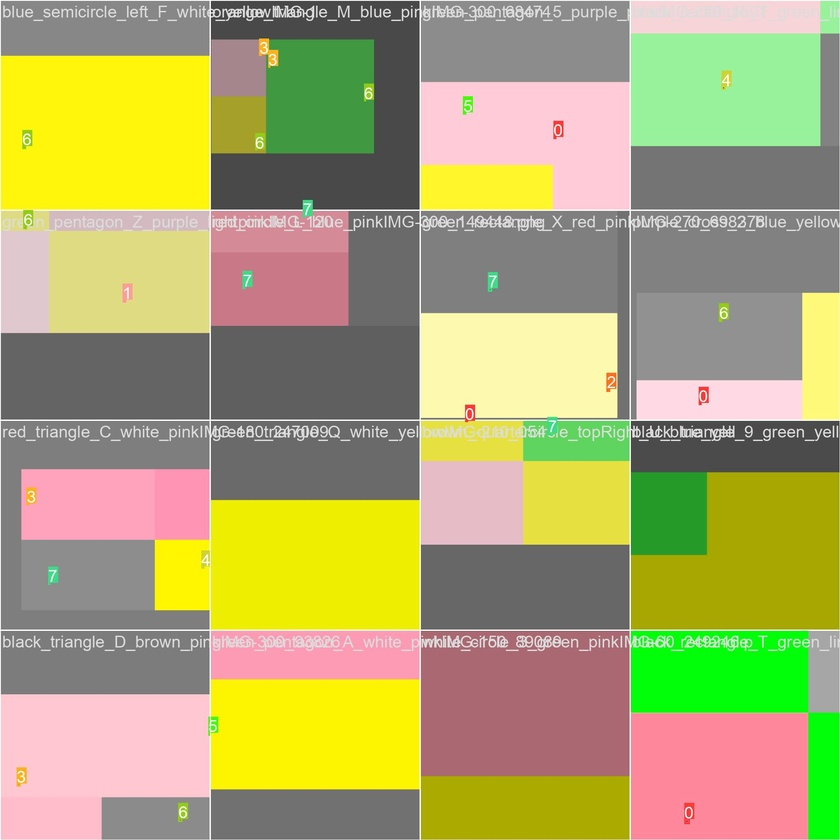
#> input picture SUAS_Competition_2024/object_recognition_src/exp17/train_batch0.jpg, 840 x 840 px, shrunk from 1920 x 1920 before the run
$ python TextAndColorDet.py ../exp17/train_batch0.jpg
#> lines starting #> are read from the running program, lines starting #| are printed output that depends on the picture
from PIL import Image
import matplotlib.pyplot as plt
import cv2
import argparse
import time

COLORS = {
    "red": (172, 0, 0),
    "green": (0, 172, 0),
    "blue": (0, 0, 172),
    "black": (-50, -50, -50),
    "purple": (128, 0, 128),
    "white": (255, 255, 255),
    "orange": (255, 165, 0),
    "brown": (150, 75, 0),
}


def adjust_contrast_brightness(
    img: Image, contrast: float = 1.0, brightness: int = 0
) -> Image:
    """
    Adjusts contrast and brightness of a uint8 image.
    contrast: (0.0, inf) with 1.0 leaving the contrast as is
    brightness: [-255, 255] with 0 leaving the brightness as is
    """
    brightness += int(round(255 * (1 - contrast) / 2))
    return cv2.addWeighted(img, contrast, img, 0, brightness)


def closest_color(requested_color: list) -> str:
    """This function gets the closest color name to an rgb value. For example:
    we know rgb(0,0,0) is black and rgb(0,0,255) is blue, if we get an unknown
    rgb value, this function would get the closest corresponding color name based
    on a pre-defined list of SUAS-allowed colors.

    Args:
        requested_color (list): RGB value

    Returns:
        String: Corresponding color name for the RGB value
    """
    min_colors = {}
    for color_name, color_rgb in COLORS.items():
        rd = (color_rgb[0] - requested_color[0]) ** 2
        gd = (color_rgb[1] - requested_color[1]) ** 2
        bd = (color_rgb[2] - requested_color[2]) ** 2
        min_colors[(rd + gd + bd)] = color_name
    return min_colors[min(min_colors.keys())]


parser = argparse.ArgumentParser(description="Process an Image file.")
parser.add_argument(
    "ImagePath", metavar="path", type=str, help="the path to an image file"
)
args = parser.parse_args()

if args.ImagePath is None:
    print("Please provide the path to an image file.")
    exit()

start_time = time.time()
im = cv2.imread(args.ImagePath, 1)
#> im is the input picture: shape (840, 840, 3); mean B, G, R 110.1, 167.7, 172.8
# plt.imshow(im)
# plt.show()
height, width, _ = im.shape
#> height = 840; width = 840

# Calculate the coordinates for cropping
x1 = (width - 300) // 2
#> x1 = 270
y1 = (height - 300) // 2
#> y1 = 270
x2 = x1 + 300
#> x2 = 570
y2 = y1 + 300
#> y2 = 570

# Crop the middle region
cropped = im[y1:y2, x1:x2]
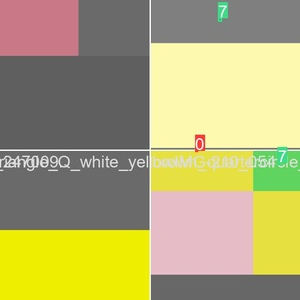
#> cropped: shape (300, 300, 3); mean B, G, R 115, 169.2, 176
# plt.imshow(cropped)
# plt.show()
adjusted = adjust_contrast_brightness(cropped, 3, -120)
#> in adjust_contrast_brightness, `return cv2.addWeighted(img, contrast, img, 0, brightness)`:
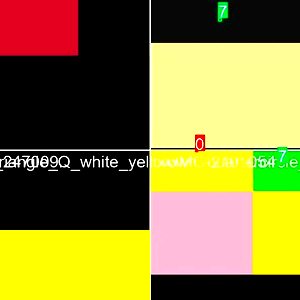
#> returned value: shape (300, 300, 3); mean of channels 0, 1, 2 54, 125.1, 137.3; drawn as B, G, R

rgb_image = cv2.cvtColor(adjusted, cv2.COLOR_BGR2RGB)
pil_img = Image.fromarray(rgb_image)
result = pil_img.point(lambda i: (i - 70) * 255 / (255 - 70) if (i > 70) else 0)
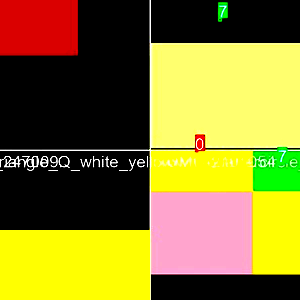
#> result: PIL image 300x300 RGB; mean R, G, B 135.5, 121.6, 42.6
pil_img = result
# plt.imshow(pil_img)
# plt.show()
# Quantize down to 2-color palettized image using "Fast Octree" method
q = pil_img.quantize(colors=2, method=2)
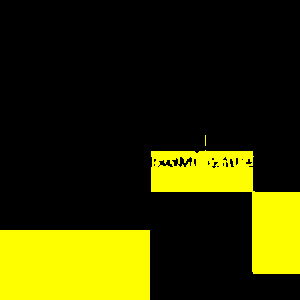
#> q: PIL image 300x300 P; mean R, G, B 51.8, 51.8, 0
end_time = time.time()
plt.imshow(q)
plt.show()
# Get the first 2 colors (each represented by 3 RGB entries) from the palette
colors = q.getpalette()[:6]
#> colors = [0, 0, 0, 254, 254, 0]
# colors = [color for color in colors]
# Interpret the colors
print(f"First color: RGB {colors[:3]} =", closest_color(colors[:3]))
#| First color: RGB [0, 0, 0] = black
print(f"Second color: RGB {colors[3:]} =", closest_color(colors[3:]))
#| Second color: RGB [254, 254, 0] = orange

print(f"The script took {end_time-start_time:.5f} seconds to run.")

$ run again, on SUAS_Competition_2024/object_recognition_src/exp17/train_batch2.jpg
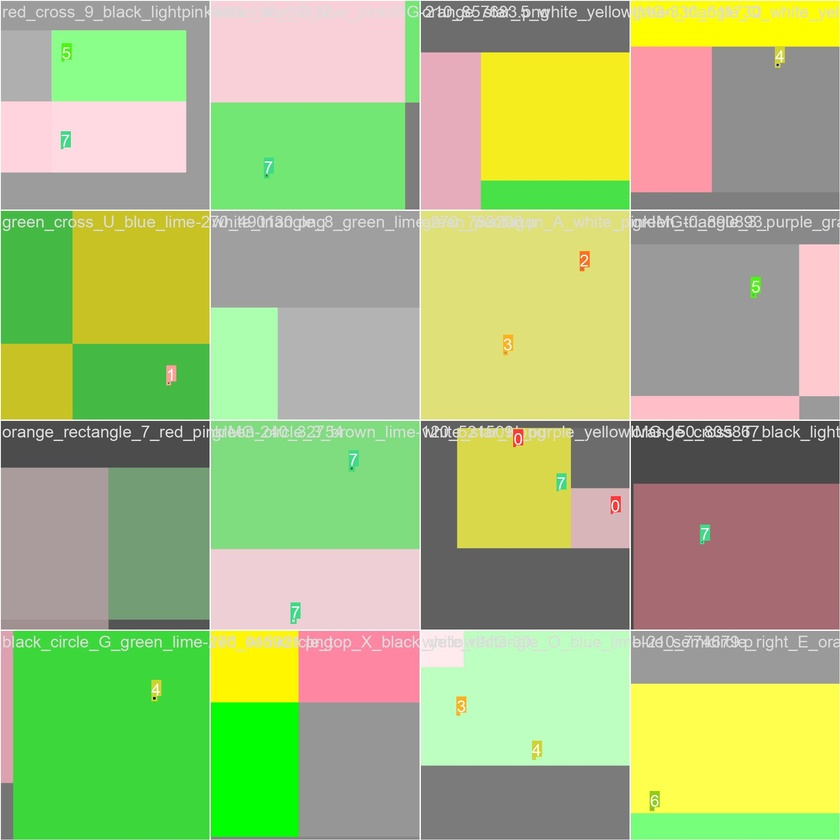
#> input picture SUAS_Competition_2024/object_recognition_src/exp17/train_batch2.jpg, 840 x 840 px, shrunk from 1920 x 1920 before the run
#> im is the input picture: shape (840, 840, 3); mean B, G, R 125.8, 186.5, 166.2
#> `cropped = im[y1:y2, x1:x2]`:
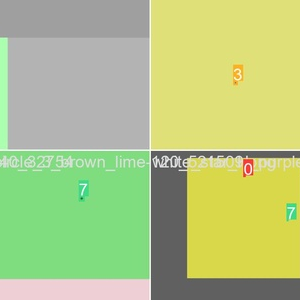
#> cropped: shape (300, 300, 3); mean B, G, R 132.2, 197.8, 178.9
#> `q = pil_img.quantize(colors=2, method=2)`:
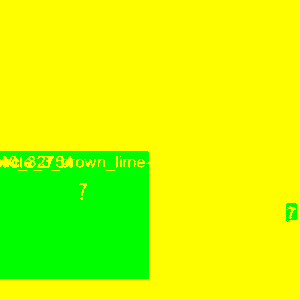
#> q: PIL image 300x300 P; mean R, G, B 202.2, 253.8, 0
#> colors = [254, 254, 0, 0, 253, 0]
#| First color: RGB [254, 254, 0] = orange
#| Second color: RGB [0, 253, 0] = green

$ run again, on SUAS_Competition_2024/object_recognition_src/exp17/val_batch0_pred.jpg
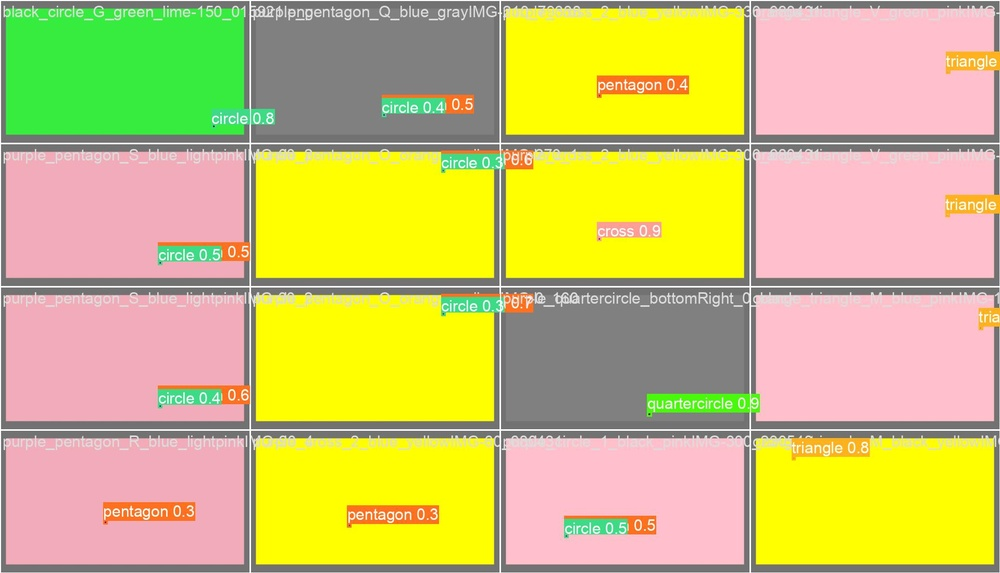
#> input picture SUAS_Competition_2024/object_recognition_src/exp17/val_batch0_pred.jpg, 1000 x 573 px, shrunk from 1920 x 1100 before the run
#> im is the input picture: shape (573, 1000, 3); mean B, G, R 112.3, 193.8, 207.8
#> `cropped = im[y1:y2, x1:x2]`:
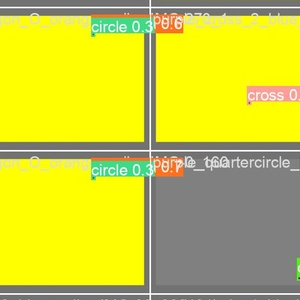
#> cropped: shape (300, 300, 3); mean B, G, R 58.8, 203.5, 203.1
#> `q = pil_img.quantize(colors=2, method=2)`:
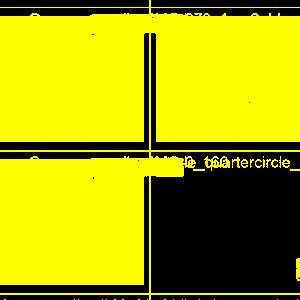
#> q: PIL image 300x300 P; mean R, G, B 165, 165, 0
#> colors = [254, 254, 0, 0, 0, 0]
#| First color: RGB [254, 254, 0] = orange
#| Second color: RGB [0, 0, 0] = black
